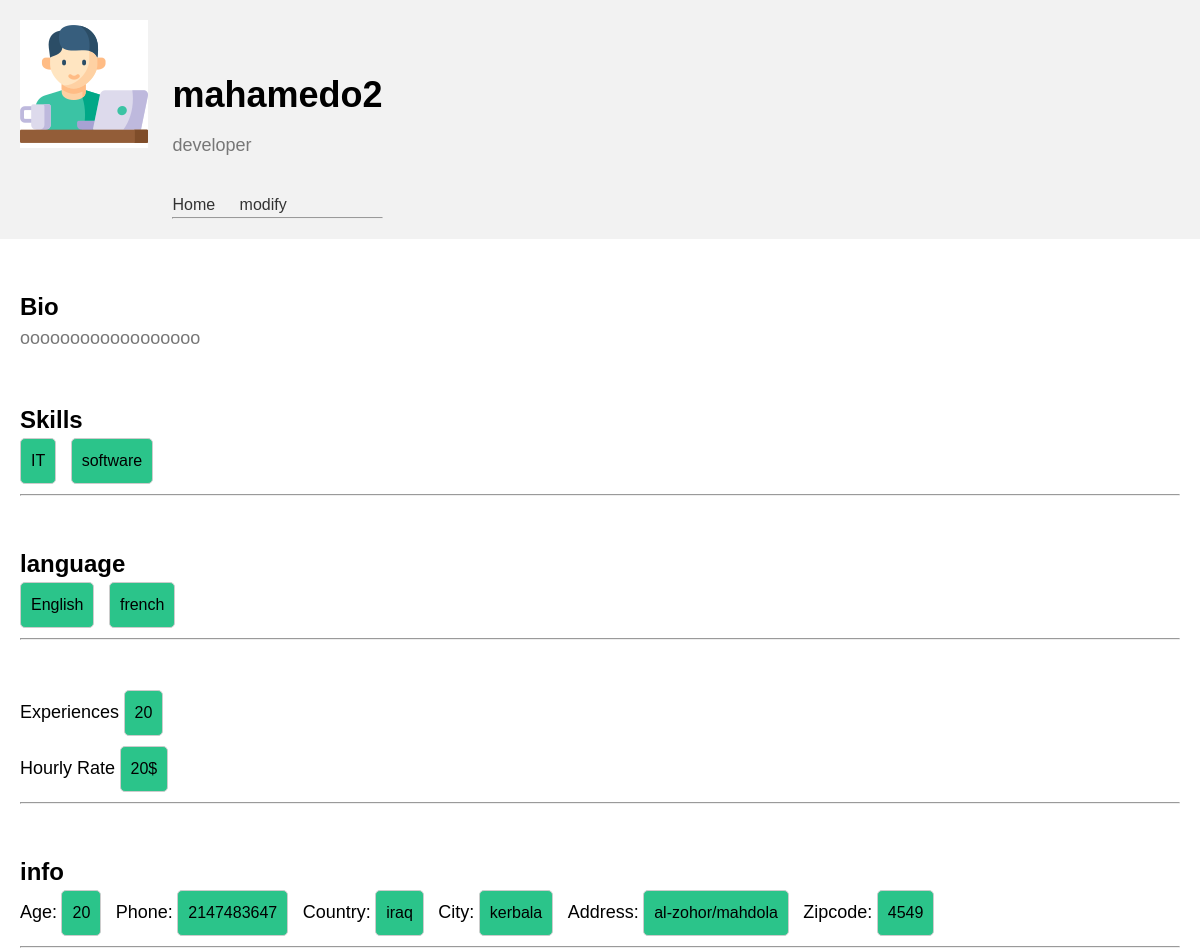
The page /profile.php?id=39 on the database its author committed.
### tables this page shows
CREATE TABLE `profile_tb` (
  `id` int(11) NOT NULL,
  `namee` varchar(45) DEFAULT NULL,
  `purview` varchar(45) DEFAULT NULL,
  `age` int(11) DEFAULT NULL,
  `country` varchar(45) DEFAULT NULL,
  `city` varchar(45) DEFAULT NULL,
  `addresss` varchar(45) DEFAULT NULL,
  `zip` int(11) DEFAULT NULL,
  `languagee` varchar(45) DEFAULT NULL,
  `otherlanguage` varchar(50) DEFAULT NULL,
  `skills` varchar(45) DEFAULT NULL,
  `otherskills` varchar(45) DEFAULT NULL,
  `experiences` int(11) DEFAULT NULL,
  `rate` int(11) DEFAULT NULL,
  `bio` varchar(45) DEFAULT NULL,
  `phone` int(11) DEFAULT NULL,
  `freelancer_id` int(11) DEFAULT NULL
);

### profile.php (the view, shortened to what this page needs)
<?php
include("config.php");
$id = $_GET['id'];
$sql = "SELECT * FROM `profile_tb` where id = '$id' ";
$result = mysqli_query($conn, $sql);
if (mysqli_num_rows($result) > 0) {
  $row = mysqli_fetch_assoc($result);
  $name = $row["namee"];
  $age = $row["age"];
  $purview = $row["purview"];
  $country = $row["country"];
  $city = $row["city"];
  $address = $row["addresss"];
  $zip = $row["zip"];
  $language = $row["languagee"];
  $language2 = $row["otherlanguage"];
  $skill = $row["skills"];
  $skill2 = $row["otherskills"];
  $experiences = $row["experiences"];
  $rate = $row["rate"];
  $bio = $row["bio"];
  $phone = $row["phone"];
}
?>
<!DOCTYPE html>
<html lang="en">
<head>
  <link rel="stylesheet" href="profile.css">
</head>
<body>
  <header>
    <div class="container">
      <img src="freelancer.png" alt="Profile picture">
      <div class="header-info">
        <h1><?php
        echo $name;
        ?></h1>
        <p><?php
        echo $purview;
        ?></p><br>
        <ul class="header-nav">
          <li><a href="./HOME.php">Home</a></li>
          <a href="profile_modification.php?id=<?=$row['id']?>">modify</a>
        </ul>
        <hr>
      </div>
    </div>
  </header>
  <main>
    <div class="container">
      <section class="about">
        <h2>Bio</h2>
        <p><?php
        echo $bio;
        ?></p>
      </section>
      <section class="skills">
        <h2>Skills</h2>
        <ul>
          <li><?php
        echo $skill;
        ?></li>
          <li><?php
        echo $skill2;
        ?></li>
        </ul>
      </section>
      <hr>
      <section class="skills">
        <h2>language</h2>
        <ul>
          <li><?php
        echo $language;
        ?></li>
          <li><?php
        echo $language2;
        ?></li>
        </ul>
      </section>
<hr>
      <section class="skills">
        <ul>
          <label>Experiences</label>
          <li><?php
        echo $experiences;
        ?></li><br>
          <label>Hourly Rate</label>
          <li><?php
        echo $rate;
        ?>$</li><br>
        </ul>
      </section>
      <hr>
      <section class="skills">
        <h2>info</h2>
        <ul>
          <label>Age:</label>
          <li><?php
        echo $age;
        ?></li>
          <label>Phone:</label>
          <li><?php
        echo $phone;
        ?></li>
          <label>Country:</label>
          <li><?php
        echo $country;
        ?></li>
          <label>City:</label>
          <li><?php
        echo $city;
        ?></li>
          <label>Address:</label>
          <li><?php
        echo $address;
        ?></li>
          <label>Zipcode:</label>
          <li><?php
        echo $zip;
        ?></li>
        </ul>
      </section>
  </main>
</body>
</html>

### profile.css (style rules this page uses)
* { box-sizing: border-box; margin: 0; padding: 0; }
body { font-family: Arial, sans-serif; font-size: 16px; line-height: 1.5; }
.container { max-width: 1200px; margin: 0 auto; padding: 0 20px; }
a { text-decoration: none; color: #333; }
ul { list-style: none; }
img { max-width: 100%; height: auto; }
header { background-color: #f2f2f2; padding: 20px 0; }
.header-info { display: inline-block; vertical-align: middle; margin-left: 20px; }
h1 { font-size: 36px; margin-bottom: 10px; }
p { font-size: 18px; margin-bottom: 10px; color: #777; }
.header-nav li { display: inline-block; margin-right: 20px; }
.about { margin-top: 50px; }
.skills { margin-top: 50px; }
.skills li { display: inline-block; margin-right: 10px; margin-bottom: 10px; padding: 10px; border: 1px solid #ccc; border-radius: 5px; background-color: #2bc48a; }
label { margin-bottom: 10px; font-size: 18px; }

### rows shown on the page
profile_tb: namee "mahamedo2", purview "developer", bio "oooooooooooooooooo", skills "IT", otherskills "software", languagee "English", otherlanguage "french", experiences "20", rate "20", age "20", phone "2147483647", country "iraq", city "kerbala", addresss "al-zohor/mahdola", zip "4549"
